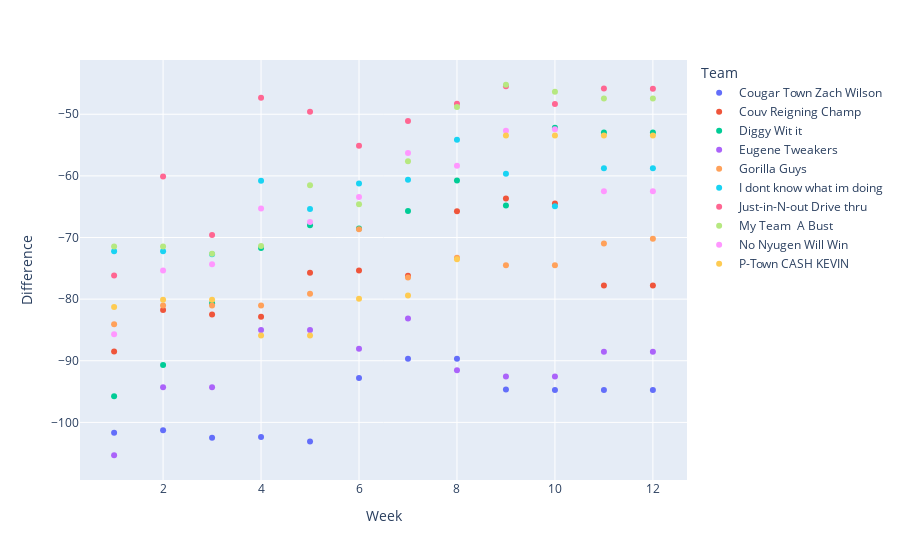

Source (notebook cell):
### Code cell
plot = px.scatter(test_df, x = 'Week', y = 'Difference', color = 'Team')
plot.show()

### Figure 1 — Plotly figure (JSON) as saved in the notebook; plotly's stock layout.template omitted (floating-point values rounded to 4 significant figures)
{"data": [{"hovertemplate": "Team=Cougar Town Zach Wilson<br>Week=%{x}<br>Difference=%{y}<extra></extra>", "legendgroup": "Cougar Town Zach Wilson", "marker": {"color": "#636efa", "symbol": "circle"}, "mode": "markers", "name": "Cougar Town Zach Wilson", "orientation": "v", "showlegend": true, "type": "scatter", "x": [1, 2, 3, 4, 5, 6, 7, 8, 9, 10, 11, 12], "xaxis": "x", "y": [-101.7, -101.3, -102.5, -102.4, -103.1, -92.81, -89.67, -89.67, -94.68, -94.74, -94.74, -94.74], "yaxis": "y"}, {"hovertemplate": "Team=Couv Reigning Champ<br>Week=%{x}<br>Difference=%{y}<extra></extra>", "legendgroup": "Couv Reigning Champ", "marker": {"color": "#EF553B", "symbol": "circle"}, "mode": "markers", "name": "Couv Reigning Champ", "orientation": "v", "showlegend": true, "type": "scatter", "x": [1, 2, 3, 4, 5, 6, 7, 8, 9, 10, 11, 12], "xaxis": "x", "y": [-88.51, -81.78, -82.5, -82.86, -75.73, -75.35, -76.2, -65.72, -63.68, -64.5, -77.8, -77.8], "yaxis": "y"}, {"hovertemplate": "Team=Diggy Wit it<br>Week=%{x}<br>Difference=%{y}<extra></extra>", "legendgroup": "Diggy Wit it", "marker": {"color": "#00cc96", "symbol": "circle"}, "mode": "markers", "name": "Diggy Wit it", "orientation": "v", "showlegend": true, "type": "scatter", "x": [1, 2, 3, 4, 5, 6, 7, 8, 9, 10, 11, 12], "xaxis": "x", "y": [-95.77, -90.67, -80.66, -71.69, -68.0, -68.53, -65.68, -60.76, -64.81, -52.19, -52.94, -52.94], "yaxis": "y"}, {"hovertemplate": "Team=Eugene Tweakers<br>Week=%{x}<br>Difference=%{y}<extra></extra>", "legendgroup": "Eugene Tweakers", "marker": {"color": "#ab63fa", "symbol": "circle"}, "mode": "markers", "name": "Eugene Tweakers", "orientation": "v", "showlegend": true, "type": "scatter", "x": [1, 2, 3, 4, 5, 6, 7, 8, 9, 10, 11, 12], "xaxis": "x", "y": [-105.3, -94.31, -94.31, -84.99, -84.99, -88.05, -83.14, -91.54, -92.56, -92.56, -88.53, -88.53], "yaxis": "y"}, {"hovertemplate": "Team=Gorilla Guys<br>Week=%{x}<br>Difference=%{y}<extra></extra>", "legendgroup": "Gorilla Guys", "marker": {"color": "#FFA15A", "symbol": "circle"}, "mode": "markers", "name": "Gorilla Guys", "orientation": "v", "showlegend": true, "type": "scatter", "x": [1, 2, 3, 4, 5, 6, 7, 8, 9, 10, 11, 12], "xaxis": "x", "y": [-84.08, -81.03, -81.03, -81.03, -79.12, -68.66, -76.49, -73.28, -74.51, -74.51, -70.97, -70.18], "yaxis": "y"}, {"hovertemplate": "Team=I dont know what im doing<br>Week=%{x}<br>Difference=%{y}<extra></extra>", "legendgroup": "I dont know what im doing", "marker": {"color": "#19d3f3", "symbol": "circle"}, "mode": "markers", "name": "I dont know what im doing", "orientation": "v", "showlegend": true, "type": "scatter", "x": [1, 2, 3, 4, 5, 6, 7, 8, 9, 10, 11, 12], "xaxis": "x", "y": [-72.21, -72.21, -72.72, -60.8, -65.38, -61.22, -60.63, -54.14, -59.67, -64.93, -58.76, -58.76], "yaxis": "y"}, {"hovertemplate": "Team=Just-in-N-out Drive thru<br>Week=%{x}<br>Difference=%{y}<extra></extra>", "legendgroup": "Just-in-N-out Drive thru", "marker": {"color": "#FF6692", "symbol": "circle"}, "mode": "markers", "name": "Just-in-N-out Drive thru", "orientation": "v", "showlegend": true, "type": "scatter", "x": [1, 2, 3, 4, 5, 6, 7, 8, 9, 10, 11, 12], "xaxis": "x", "y": [-76.16, -60.1, -69.58, -47.3, -49.61, -55.12, -51.1, -48.3, -45.45, -48.34, -45.8, -45.85], "yaxis": "y"}, {"hovertemplate": "Team=My Team  A Bust<br>Week=%{x}<br>Difference=%{y}<extra></extra>", "legendgroup": "My Team  A Bust", "marker": {"color": "#B6E880", "symbol": "circle"}, "mode": "markers", "name": "My Team  A Bust", "orientation": "v", "showlegend": true, "type": "scatter", "x": [1, 2, 3, 4, 5, 6, 7, 8, 9, 10, 11, 12], "xaxis": "x", "y": [-71.45, -71.45, -72.65, -71.39, -61.53, -64.6, -57.61, -48.83, -45.21, -46.34, -47.43, -47.43], "yaxis": "y"}, {"hovertemplate": "Team=No Nyugen Will Win<br>Week=%{x}<br>Difference=%{y}<extra></extra>", "legendgroup": "No Nyugen Will Win", "marker": {"color": "#FF97FF", "symbol": "circle"}, "mode": "markers", "name": "No Nyugen Will Win", "orientation": "v", "showlegend": true, "type": "scatter", "x": [1, 2, 3, 4, 5, 6, 7, 8, 9, 10, 11, 12], "xaxis": "x", "y": [-85.68, -75.36, -74.32, -65.28, -67.46, -63.41, -56.28, -58.36, -52.67, -52.45, -62.51, -62.51], "yaxis": "y"}, {"hovertemplate": "Team=P-Town CASH KEVIN<br>Week=%{x}<br>Difference=%{y}<extra></extra>", "legendgroup": "P-Town CASH KEVIN", "marker": {"color": "#FECB52", "symbol": "circle"}, "mode": "markers", "name": "P-Town CASH KEVIN", "orientation": "v", "showlegend": true, "type": "scatter", "x": [1, 2, 3, 4, 5, 6, 7, 8, 9, 10, 11, 12], "xaxis": "x", "y": [-81.26, -80.11, -80.11, -85.89, -85.89, -79.92, -79.41, -73.53, -53.45, -53.45, -53.45, -53.45], "yaxis": "y"}], "layout": {"legend": {"title": {"text": "Team"}, "tracegroupgap": 0}, "margin": {"t": 60}, "xaxis": {"anchor": "y", "domain": [0, 1], "title": {"text": "Week"}}, "yaxis": {"anchor": "x", "domain": [0, 1], "title": {"text": "Difference"}}}}
